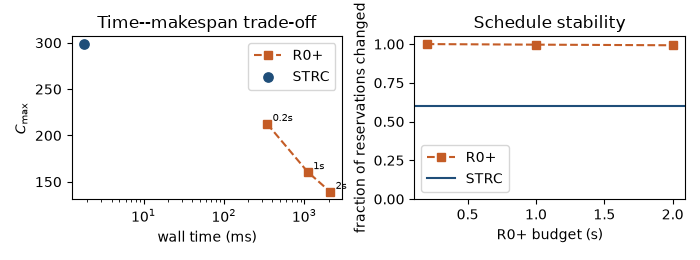

Python code for this plot:
"""E5 权衡:预算–完工时间 vs STRC 定点。读 STRC/experiments/e5_cross_curve.csv。"""
from __future__ import annotations

import csv
import os
from collections import defaultdict

import matplotlib

matplotlib.use("Agg")
import matplotlib.pyplot as plt  # noqa: E402

HERE = os.path.dirname(os.path.abspath(__file__))
CSV = os.path.abspath(os.path.join(
    HERE, "..", "..", "STRC", "experiments", "expanded", "e5_cross_curve.csv"))
CSV_FALLBACK = os.path.abspath(os.path.join(
    HERE, "..", "..", "STRC", "experiments", "e5_cross_curve.csv"))
OUT = os.path.join(HERE, "fig_strc_e5")


def main() -> None:
    path = CSV if os.path.isfile(CSV) else CSV_FALLBACK
    rows = list(csv.DictReader(open(path, encoding="utf-8")))
    rows = [r for r in rows if r.get("instance", "congested_8x4x4") == "congested_8x4x4"]
    by_b = defaultdict(list)
    r2_c, r2_t, r2_chg = [], [], []
    use_frac = "R2_res_frac" in rows[0]
    for r in rows:
        by_b[float(r["budget_sec"])].append(r)
        r2_c.append(float(r["R2_makespan"]))
        r2_t.append(float(r["R2_wall_ms"]))
        if use_frac:
            r2_chg.append(float(r["R2_res_frac"]))
        else:
            r2_chg.append(float(r["R2_res_changed"]) / float(r["R2_res_total"]))

    budgets = sorted(by_b)
    r0_c = [sum(float(r["R0_makespan"]) for r in by_b[b]) / len(by_b[b]) for b in budgets]
    r0_t = [sum(float(r["R0_wall_ms"]) for r in by_b[b]) / len(by_b[b]) for b in budgets]
    r2_c_mean = sum(r2_c) / len(r2_c)
    r2_t_mean = sum(r2_t) / len(r2_t)
    r2_chg_mean = sum(r2_chg) / len(r2_chg)
    if use_frac:
        r0_chg = [
            sum(float(r["R0_res_frac"]) for r in by_b[b]) / len(by_b[b])
            for b in budgets
        ]
    else:
        r0_chg = [
            sum(float(r["R0_res_changed"]) / float(r["R0_res_total"]) for r in by_b[b]) / len(by_b[b])
            for b in budgets
        ]

    fig, axes = plt.subplots(1, 2, figsize=(7.0, 2.6))
    ax = axes[0]
    ax.plot(r0_t, r0_c, "s--", color="#c45c26", label="R0+")
    for b, t, c in zip(budgets, r0_t, r0_c):
        ax.annotate(f"{b:g}s", (t, c), textcoords="offset points", xytext=(4, 2), fontsize=7)
    ax.scatter([r2_t_mean], [r2_c_mean], marker="o", s=45, color="#1f4e79", zorder=3, label="STRC")
    ax.set_xlabel("wall time (ms)")
    ax.set_ylabel(r"$C_{\max}$")
    ax.set_xscale("log")
    ax.legend(loc="best")
    ax.set_title(r"Time--makespan trade-off")

    ax = axes[1]
    ax.plot(budgets, r0_chg, "s--", color="#c45c26", label="R0+")
    ax.axhline(r2_chg_mean, color="#1f4e79", linestyle="-", label="STRC")
    ax.set_xlabel("R0+ budget (s)")
    ax.set_ylabel("fraction of reservations changed")
    ax.set_ylim(0, 1.05)
    ax.legend(loc="best")
    ax.set_title("Schedule stability")

    fig.tight_layout()
    fig.savefig(OUT + ".pdf")
    fig.savefig(OUT + ".png")
    print("wrote", OUT + ".pdf")


if __name__ == "__main__":
    main()
